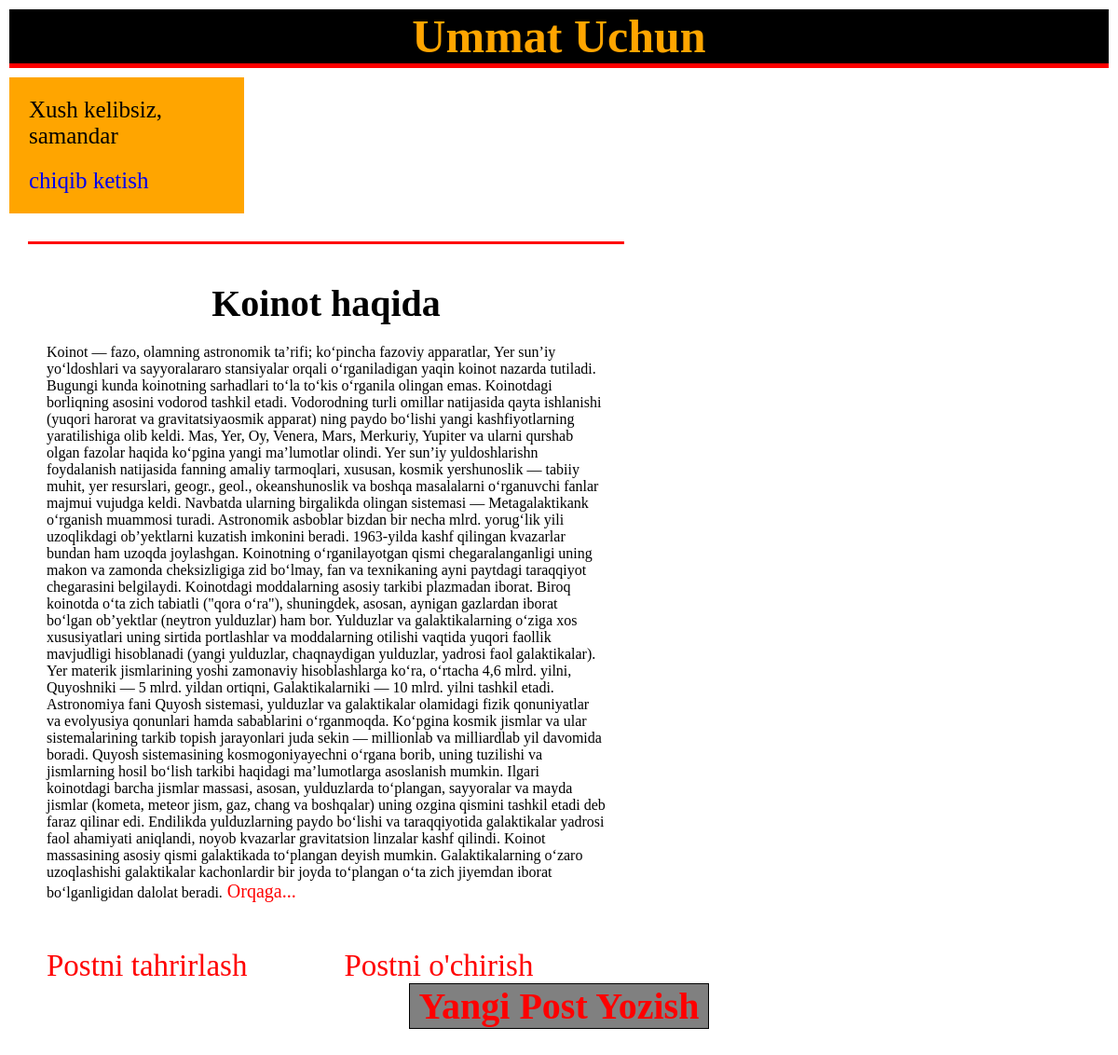
The app's page /post/4/ (signed in) with its own data.
### my_blog/models.py (models this page shows, shortened)
class Post(models.Model):
    title = models.CharField(max_length=200)
    author = models.ForeignKey(
        'auth.User',
        on_delete=models.CASCADE
    )
    body = models.TextField()

### my_blog/views.py (the view)
# urls.py: path('post/<int:pk>/', BlogDetailView.as_view(), name='post_detail'),
class BlogDetailView(DetailView):
    model = Post
    template_name = 'post_detail.html'

### templates/post_detail.html
{% extends 'base.html' %}
{% block content %}
        <div class="post-entry">
                <h2>{{ post.title }}</h2>
                <p>{{ post.body  }}<a href="{% url 'home' %} "  STYLE="font-size:20px; color:red;">  Orqaga...</a></p>
        </div>
        <a href="{% url 'post_edit' post.pk %}" style="font-size:33px;margin:50px;color:red">Postni tahrirlash</a>
        <a href="{% url 'post_delete' post.pk %}" style="font-size:33px;margin:50px;color:red">Postni o'chirish</a>
{% endblock content %}

### templates/base.html (shortened to what this page needs)
<!DOCTYPE html>
{% load static %}
<html lang="en">
<head>
    <link rel="stylesheet" href="{% static 'base.css' %}">
</head>
<body>
    <header>
        <div id="menu">
            <h1><a href="{% url 'home' %}">Ummat Uchun </a> </h1>
        </div>
    </header>
    <div style="width:250px;border:1px solid orange;margin-left:10px; background:orange;">
        {% if user.is_authenticated %}
        <p style="font-size:25px; margin:20px;">Xush kelibsiz, {{user.username }}</p>
        <p style="font-size:25px; margin:20px;">
            <a href="{% url 'logout' %}">chiqib ketish</a>
        </p>
    {% else %}
        <p style="font-size:25px; margin:20px;">
            <a href="{% url 'login' %}">Saytga Kirish</a>
        </p>
    {% endif %}
    </div>
    <div>
        {% block content %}
        {% endblock content %}
    </div>
<footer>
    <div >
        <h2 style="border:1px solid;width:320px;margin:0 auto;background:gray;font-size:40px; margin-bottom:100px;"><a href="{% url 'post_new' %}" style=" color:red;">Yangi Post Yozish</a> </h2>
    </div>
</footer>
</body>
</html>

### static/base.css (style rules this page uses)
* { margin:0px; padding:0px; }
h2 { text-align:center; margin:20px; font-size:40px; }
a { text-decoration:none; }
header h1 a { text-decoration:none; margin: 50px; font-size:50px; color:orange }
header h1 { text-align:center; background-color:black; }
#menu { margin:10px; border-bottom:5px solid red; }
.post-entry { border-top:3px solid red; width:600px; margin:30px; padding:20px; }

### records on screen
Post: title "Koinot haqida", body "Koinot — fazo, olamning astronomik taʼrifi; koʻpincha fazoviy apparatlar, Yer sunʼiy yoʻldoshlari va sayyoralararo stansiyalar orqali oʻrganiladigan yaqin koinot nazarda tutiladi. Bugungi kunda koinotning sarhadlari toʻla toʻkis oʻrganila olingan emas. Koinotdagi borliqning asosini vodorod tashkil etadi. Vodorodning turli omillar natijasida qayta ishlanishi (yuqori harorat va gravitatsiyaosmik apparat) ning paydo boʻlishi yangi kashfiyotlarning yaratilishiga olib keldi. Mas, Yer, Oy, Venera, Mars, Merkuriy, Yupiter va ularni qurshab olgan fazolar haqida koʻpgina yangi maʼlumotlar olindi. Yer sunʼiy yuldoshlarishn foydalanish natijasida fanning amaliy tarmoqlari, xususan, kosmik yershunoslik…"

### other values on screen
{{ user.username }} "samandar"
